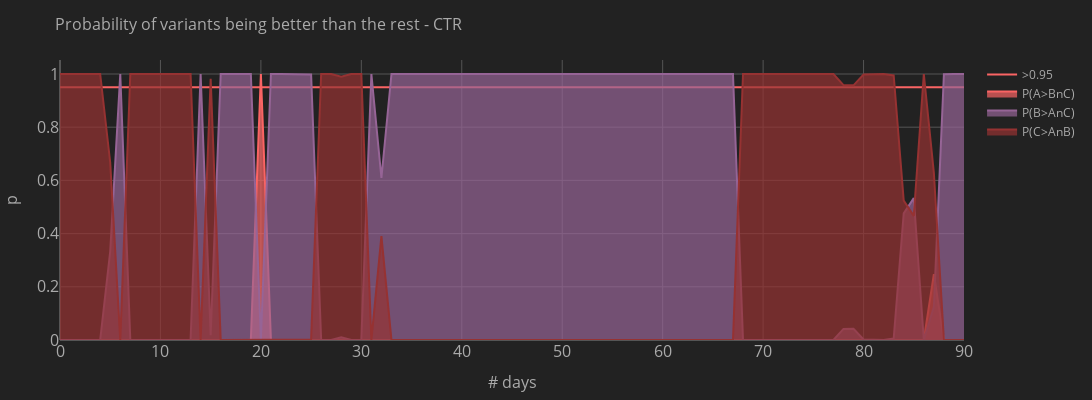
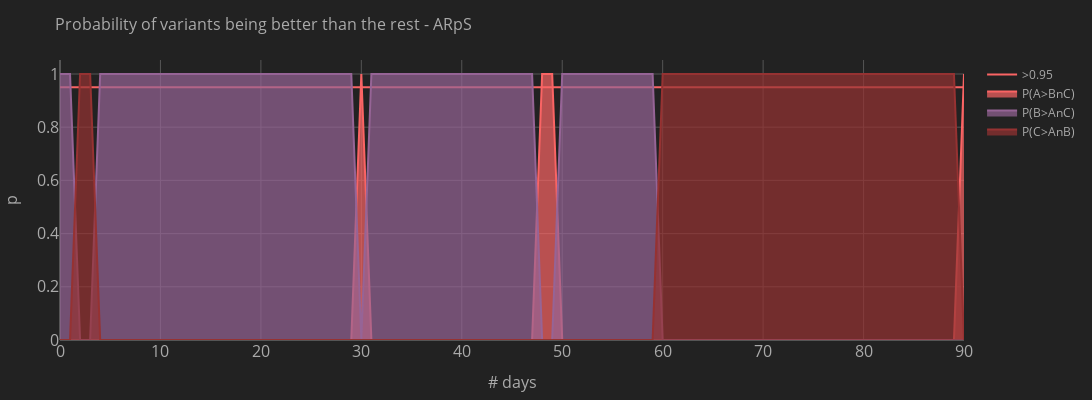

Source (notebook cell) for these figures, in order:
### Code cell
# Now we show the Bayesian probability of each variant being the best for click rate and revenue-per-send throughout the experiment
# There is a red line at 95%, to show easily when we a variant has above 95% probability of being the best, this can be changed to any desired % on line 4
# BAYES - CTR
p_data = [ plot.plot(x=list(range(df.t.iloc[-1]+1)), y=(df.t.iloc[-1]+1)*[0.95], color=0, opacity=1, fill=None, linewidth=3, name='>0.95', showlegend=True),
           plot.plot(x=df.t, y=df['P_A_b'], color=0, opacity=0.7, name='P(A>BnC)', showlegend=True),
           plot.plot(x=df.t, y=df['P_B_b'], color=1, opacity=0.7, name='P(B>AnC)', showlegend=True),
           plot.plot(x=df.t, y=df['P_C_b'], color=2, opacity=0.7, name='P(C>AnB)', showlegend=True),
           ]
layout = plot.layout(title=f'Probability of variants being better than the rest - CTR', x_label='# days', y_label='p', theme='dark', width=1200, height=400)
fig = go.Figure(data=p_data, layout=layout).show()

# BAYES - ARpS
p_data_3 = [ plot.plot(x=list(range(df.t.iloc[-1]+1)), y=(df.t.iloc[-1]+1)*[0.95], color=0, opacity=1, fill=None, linewidth=3, name='>0.95', showlegend=True),
           plot.plot(x=df.t, y=df['P_A_b_arps'], color=0, opacity=0.7, name='P(A>BnC)', showlegend=True),
           plot.plot(x=df.t, y=df['P_B_b_arps'], color=1, opacity=0.7, name='P(B>AnC)', showlegend=True),
           plot.plot(x=df.t, y=df['P_C_b_arps'], color=2, opacity=0.7, name='P(C>AnB)', showlegend=True),
           ]
layout_3 = plot.layout(title=f'Probability of variants being better than the rest - ARpS', x_label='# days', y_label='p', theme='dark', width=1200, height=400)
fig_3 = go.Figure(data=p_data_3, layout=layout_3).show()

### Figure 1 — Plotly figure (JSON) as saved in the notebook; plotly's stock layout.template omitted (floating-point values rounded to 4 significant figures)
{"data": [{"fillcolor": "rgba(250, 100, 100, 1)", "marker": {"color": "rgba(250, 100, 100, 1.3)", "line": {"color": "rgba(250, 100, 100, 1)", "width": 3}, "opacity": 1, "size": 10, "symbol": "circle"}, "name": ">0.95", "showlegend": true, "type": "scatter", "x": [0, 1, 2, 3, 4, 5, 6, 7, 8, 9, 10, 11, 12, 13, 14, 15, 16, 17, 18, 19, 20, 21, 22, 23, 24, 25, 26, 27, 28, 29, 30, 31, 32, 33, 34, 35, 36, 37, 38, 39, 40, 41, 42, 43, 44, 45, 46, 47, 48, 49, 50, 51, 52, 53, 54, 55, 56, 57, 58, 59, 60, 61, 62, 63, 64, 65, 66, 67, 68, 69, 70, 71, 72, 73, 74, 75, 76, 77, 78, 79, 80, 81, 82, 83, 84, 85, 86, 87, 88, 89, 90], "y": [0.95, 0.95, 0.95, 0.95, 0.95, 0.95, 0.95, 0.95, 0.95, 0.95, 0.95, 0.95, 0.95, 0.95, 0.95, 0.95, 0.95, 0.95, 0.95, 0.95, 0.95, 0.95, 0.95, 0.95, 0.95, 0.95, 0.95, 0.95, 0.95, 0.95, 0.95, 0.95, 0.95, 0.95, 0.95, 0.95, 0.95, 0.95, 0.95, 0.95, 0.95, 0.95, 0.95, 0.95, 0.95, 0.95, 0.95, 0.95, 0.95, 0.95, 0.95, 0.95, 0.95, 0.95, 0.95, 0.95, 0.95, 0.95, 0.95, 0.95, 0.95, 0.95, 0.95, 0.95, 0.95, 0.95, 0.95, 0.95, 0.95, 0.95, 0.95, 0.95, 0.95, 0.95, 0.95, 0.95, 0.95, 0.95, 0.95, 0.95, 0.95, 0.95, 0.95, 0.95, 0.95, 0.95, 0.95, 0.95, 0.95, 0.95, 0.95]}, {"fill": "tozeroy", "fillcolor": "rgba(250, 100, 100, 0.7)", "marker": {"color": "rgba(250, 100, 100, 1.0)", "line": {"color": "rgba(250, 100, 100, 0.7)", "width": 1}, "opacity": 0.7, "size": 10, "symbol": "circle"}, "name": "P(A>BnC)", "showlegend": true, "type": "scatter", "x": [0, 1, 2, 3, 4, 5, 6, 7, 8, 9, 10, 11, 12, 13, 14, 15, 16, 17, 18, 19, 20, 21, 22, 23, 24, 25, 26, 27, 28, 29, 30, 31, 32, 33, 34, 35, 36, 37, 38, 39, 40, 41, 42, 43, 44, 45, 46, 47, 48, 49, 50, 51, 52, 53, 54, 55, 56, 57, 58, 59, 60, 61, 62, 63, 64, 65, 66, 67, 68, 69, 70, 71, 72, 73, 74, 75, 76, 77, 78, 79, 80, 81, 82, 83, 84, 85, 86, 87, 88, 89, 90], "y": [0, 0, 0, 0, 0, 0, 0, 0, 0, 0, 0, 0, 0, 0, 0, 0, 0, 0, 0, 0, 1, 0, 0, 0, 0.0005, 0, 0, 0, 0.0001, 0, 0, 0, 0, 0, 0, 0, 0, 0, 0, 0, 0, 0, 0, 0, 0, 0, 0, 0, 0, 0, 0, 0, 0, 0, 0, 0, 0, 0, 0, 0, 0, 0, 0, 0, 0, 0, 0, 0, 0, 0, 0, 0, 0, 0, 0, 0, 0, 0, 0, 0, 0, 0, 0, 0, 0, 0, 0, 0.2473, 0, 0, 0]}, {"fill": "tozeroy", "fillcolor": "rgba(150, 100, 150, 0.7)", "marker": {"color": "rgba(150, 100, 150, 1.0)", "line": {"color": "rgba(150, 100, 150, 0.7)", "width": 1}, "opacity": 0.7, "size": 10, "symbol": "circle"}, "name": "P(B>AnC)", "showlegend": true, "type": "scatter", "x": [0, 1, 2, 3, 4, 5, 6, 7, 8, 9, 10, 11, 12, 13, 14, 15, 16, 17, 18, 19, 20, 21, 22, 23, 24, 25, 26, 27, 28, 29, 30, 31, 32, 33, 34, 35, 36, 37, 38, 39, 40, 41, 42, 43, 44, 45, 46, 47, 48, 49, 50, 51, 52, 53, 54, 55, 56, 57, 58, 59, 60, 61, 62, 63, 64, 65, 66, 67, 68, 69, 70, 71, 72, 73, 74, 75, 76, 77, 78, 79, 80, 81, 82, 83, 84, 85, 86, 87, 88, 89, 90], "y": [0, 0, 0, 0, 0, 0.3334, 1, 0, 0, 0, 0, 0, 0, 0.0003, 1, 0.0177, 1, 1, 1, 1, 0, 1, 1, 1, 0.9995, 0.998, 0, 0, 0.0102, 0, 0.0001, 1, 0.6091, 1, 1, 1, 1, 1, 1, 1, 1, 1, 1, 1, 1, 1, 1, 1, 1, 1, 1, 1, 1, 1, 1, 1, 1, 1, 1, 1, 1, 1, 1, 1, 1, 1, 1, 1, 0, 0.0001, 0, 0, 0, 0, 0, 0, 0, 0, 0.0418, 0.0425, 0.002, 0, 0, 0.0053, 0.476, 0.5334, 0, 0.1244, 0.9991, 1, 1]}, {"fill": "tozeroy", "fillcolor": "rgba(150, 50, 50, 0.7)", "marker": {"color": "rgba(150, 50, 50, 1.0)", "line": {"color": "rgba(150, 50, 50, 0.7)", "width": 1}, "opacity": 0.7, "size": 10, "symbol": "circle"}, "name": "P(C>AnB)", "showlegend": true, "type": "scatter", "x": [0, 1, 2, 3, 4, 5, 6, 7, 8, 9, 10, 11, 12, 13, 14, 15, 16, 17, 18, 19, 20, 21, 22, 23, 24, 25, 26, 27, 28, 29, 30, 31, 32, 33, 34, 35, 36, 37, 38, 39, 40, 41, 42, 43, 44, 45, 46, 47, 48, 49, 50, 51, 52, 53, 54, 55, 56, 57, 58, 59, 60, 61, 62, 63, 64, 65, 66, 67, 68, 69, 70, 71, 72, 73, 74, 75, 76, 77, 78, 79, 80, 81, 82, 83, 84, 85, 86, 87, 88, 89, 90], "y": [1, 1, 1, 1, 1, 0.6666, 0, 1, 1, 1, 1, 1, 1, 0.9997, 0, 0.9823, 0, 0, 0, 0, 0, 0, 0, 0, 0, 0.002, 1, 1, 0.9897, 1, 0.9999, 0, 0.3909, 0, 0, 0, 0, 0, 0, 0, 0, 0, 0, 0, 0, 0, 0, 0, 0, 0, 0, 0, 0, 0, 0, 0, 0, 0, 0, 0, 0, 0, 0, 0, 0, 0, 0, 0, 1, 0.9999, 1, 1, 1, 1, 1, 1, 1, 1, 0.9582, 0.9575, 0.998, 1, 1, 0.9947, 0.524, 0.4666, 1, 0.6283, 0.0009, 0, 0]}], "layout": {"autosize": true, "height": 400, "legend": {"font": {"color": "#AAAAAA"}}, "margin": {"b": 60, "l": 60, "pad": 0, "r": 60, "t": 60}, "paper_bgcolor": "#222222", "plot_bgcolor": "#222222", "scene": {"camera": {"center": {"x": 0, "y": 0, "z": 0}, "eye": {"x": 0.7, "y": 0.7, "z": 0.7}, "up": {"x": 0, "y": 0, "z": 1}}, "xaxis": {"showbackground": false, "showgrid": false, "showline": false, "showticklabels": false, "title": {"text": ""}, "zeroline": true}, "yaxis": {"showbackground": false, "showgrid": false, "showline": false, "showticklabels": false, "title": {"text": ""}, "zeroline": true}, "zaxis": {"showbackground": false, "showgrid": false, "showline": false, "showticklabels": false, "title": {"text": ""}, "zeroline": true}}, "title": {"font": {"color": "#AAAAAA", "size": 16}, "text": "Probability of variants being better than the rest - CTR"}, "width": 1200, "xaxis": {"color": "#AAAAAA", "gridcolor": "#555555", "tickfont": {"size": 16}, "title": {"font": {"color": "#AAAAAA", "size": 16}, "text": "# days"}, "zerolinecolor": "#555555"}, "yaxis": {"color": "#AAAAAA", "gridcolor": "#555555", "tickfont": {"size": 16}, "title": {"font": {"color": "#AAAAAA", "size": 16}, "text": "p"}, "zerolinecolor": "#555555"}}}

### Figure 2 — Plotly figure (JSON) as saved in the notebook; plotly's stock layout.template omitted (floating-point values rounded to 4 significant figures)
{"data": [{"fillcolor": "rgba(250, 100, 100, 1)", "marker": {"color": "rgba(250, 100, 100, 1.3)", "line": {"color": "rgba(250, 100, 100, 1)", "width": 3}, "opacity": 1, "size": 10, "symbol": "circle"}, "name": ">0.95", "showlegend": true, "type": "scatter", "x": [0, 1, 2, 3, 4, 5, 6, 7, 8, 9, 10, 11, 12, 13, 14, 15, 16, 17, 18, 19, 20, 21, 22, 23, 24, 25, 26, 27, 28, 29, 30, 31, 32, 33, 34, 35, 36, 37, 38, 39, 40, 41, 42, 43, 44, 45, 46, 47, 48, 49, 50, 51, 52, 53, 54, 55, 56, 57, 58, 59, 60, 61, 62, 63, 64, 65, 66, 67, 68, 69, 70, 71, 72, 73, 74, 75, 76, 77, 78, 79, 80, 81, 82, 83, 84, 85, 86, 87, 88, 89, 90], "y": [0.95, 0.95, 0.95, 0.95, 0.95, 0.95, 0.95, 0.95, 0.95, 0.95, 0.95, 0.95, 0.95, 0.95, 0.95, 0.95, 0.95, 0.95, 0.95, 0.95, 0.95, 0.95, 0.95, 0.95, 0.95, 0.95, 0.95, 0.95, 0.95, 0.95, 0.95, 0.95, 0.95, 0.95, 0.95, 0.95, 0.95, 0.95, 0.95, 0.95, 0.95, 0.95, 0.95, 0.95, 0.95, 0.95, 0.95, 0.95, 0.95, 0.95, 0.95, 0.95, 0.95, 0.95, 0.95, 0.95, 0.95, 0.95, 0.95, 0.95, 0.95, 0.95, 0.95, 0.95, 0.95, 0.95, 0.95, 0.95, 0.95, 0.95, 0.95, 0.95, 0.95, 0.95, 0.95, 0.95, 0.95, 0.95, 0.95, 0.95, 0.95, 0.95, 0.95, 0.95, 0.95, 0.95, 0.95, 0.95, 0.95, 0.95, 0.95]}, {"fill": "tozeroy", "fillcolor": "rgba(250, 100, 100, 0.7)", "marker": {"color": "rgba(250, 100, 100, 1.0)", "line": {"color": "rgba(250, 100, 100, 0.7)", "width": 1}, "opacity": 0.7, "size": 10, "symbol": "circle"}, "name": "P(A>BnC)", "showlegend": true, "type": "scatter", "x": [0, 1, 2, 3, 4, 5, 6, 7, 8, 9, 10, 11, 12, 13, 14, 15, 16, 17, 18, 19, 20, 21, 22, 23, 24, 25, 26, 27, 28, 29, 30, 31, 32, 33, 34, 35, 36, 37, 38, 39, 40, 41, 42, 43, 44, 45, 46, 47, 48, 49, 50, 51, 52, 53, 54, 55, 56, 57, 58, 59, 60, 61, 62, 63, 64, 65, 66, 67, 68, 69, 70, 71, 72, 73, 74, 75, 76, 77, 78, 79, 80, 81, 82, 83, 84, 85, 86, 87, 88, 89, 90], "y": [0, 0, 0, 0, 0, 0, 0, 0, 0, 0, 0, 0, 0, 0, 0, 0, 0, 0, 0, 0, 0, 0, 0, 0, 0, 0, 0, 0, 0, 0, 1, 0, 0, 0, 0, 0, 0, 0, 0, 0, 0, 0, 0, 0, 0, 0, 0, 0, 1, 1, 0, 0, 0, 0, 0, 0, 0, 0, 0, 0, 0, 0, 0, 0, 0, 0, 0, 0, 0, 0, 0, 0, 0, 0, 0, 0, 0, 0, 0, 0, 0, 0, 0, 0, 0, 0, 0, 0, 0, 0, 1]}, {"fill": "tozeroy", "fillcolor": "rgba(150, 100, 150, 0.7)", "marker": {"color": "rgba(150, 100, 150, 1.0)", "line": {"color": "rgba(150, 100, 150, 0.7)", "width": 1}, "opacity": 0.7, "size": 10, "symbol": "circle"}, "name": "P(B>AnC)", "showlegend": true, "type": "scatter", "x": [0, 1, 2, 3, 4, 5, 6, 7, 8, 9, 10, 11, 12, 13, 14, 15, 16, 17, 18, 19, 20, 21, 22, 23, 24, 25, 26, 27, 28, 29, 30, 31, 32, 33, 34, 35, 36, 37, 38, 39, 40, 41, 42, 43, 44, 45, 46, 47, 48, 49, 50, 51, 52, 53, 54, 55, 56, 57, 58, 59, 60, 61, 62, 63, 64, 65, 66, 67, 68, 69, 70, 71, 72, 73, 74, 75, 76, 77, 78, 79, 80, 81, 82, 83, 84, 85, 86, 87, 88, 89, 90], "y": [1, 1, 0, 0, 1, 1, 1, 1, 1, 1, 1, 1, 1, 1, 1, 1, 1, 1, 1, 1, 1, 1, 1, 1, 1, 1, 1, 1, 1, 1, 0, 1, 1, 1, 1, 1, 1, 1, 1, 1, 1, 1, 1, 1, 1, 1, 1, 1, 0, 0, 1, 1, 1, 1, 1, 1, 1, 1, 1, 1, 0, 0, 0, 0, 0, 0, 0, 0, 0, 0, 0, 0, 0, 0, 0, 0, 0, 0, 0, 0, 0, 0, 0, 0, 0, 0, 0, 0, 0, 0, 0]}, {"fill": "tozeroy", "fillcolor": "rgba(150, 50, 50, 0.7)", "marker": {"color": "rgba(150, 50, 50, 1.0)", "line": {"color": "rgba(150, 50, 50, 0.7)", "width": 1}, "opacity": 0.7, "size": 10, "symbol": "circle"}, "name": "P(C>AnB)", "showlegend": true, "type": "scatter", "x": [0, 1, 2, 3, 4, 5, 6, 7, 8, 9, 10, 11, 12, 13, 14, 15, 16, 17, 18, 19, 20, 21, 22, 23, 24, 25, 26, 27, 28, 29, 30, 31, 32, 33, 34, 35, 36, 37, 38, 39, 40, 41, 42, 43, 44, 45, 46, 47, 48, 49, 50, 51, 52, 53, 54, 55, 56, 57, 58, 59, 60, 61, 62, 63, 64, 65, 66, 67, 68, 69, 70, 71, 72, 73, 74, 75, 76, 77, 78, 79, 80, 81, 82, 83, 84, 85, 86, 87, 88, 89, 90], "y": [0, 0, 1, 1, 0, 0, 0, 0, 0, 0, 0, 0, 0, 0, 0, 0, 0, 0, 0, 0, 0, 0, 0, 0, 0, 0, 0, 0, 0, 0, 0, 0, 0, 0, 0, 0, 0, 0, 0, 0, 0, 0, 0, 0, 0, 0, 0, 0, 0, 0, 0, 0, 0, 0, 0, 0, 0, 0, 0, 0, 1, 1, 1, 1, 1, 1, 1, 1, 1, 1, 1, 1, 1, 1, 1, 1, 1, 1, 1, 1, 1, 1, 1, 1, 1, 1, 1, 1, 1, 1, 0]}], "layout": {"autosize": true, "height": 400, "legend": {"font": {"color": "#AAAAAA"}}, "margin": {"b": 60, "l": 60, "pad": 0, "r": 60, "t": 60}, "paper_bgcolor": "#222222", "plot_bgcolor": "#222222", "scene": {"camera": {"center": {"x": 0, "y": 0, "z": 0}, "eye": {"x": 0.7, "y": 0.7, "z": 0.7}, "up": {"x": 0, "y": 0, "z": 1}}, "xaxis": {"showbackground": false, "showgrid": false, "showline": false, "showticklabels": false, "title": {"text": ""}, "zeroline": true}, "yaxis": {"showbackground": false, "showgrid": false, "showline": false, "showticklabels": false, "title": {"text": ""}, "zeroline": true}, "zaxis": {"showbackground": false, "showgrid": false, "showline": false, "showticklabels": false, "title": {"text": ""}, "zeroline": true}}, "title": {"font": {"color": "#AAAAAA", "size": 16}, "text": "Probability of variants being better than the rest - ARpS"}, "width": 1200, "xaxis": {"color": "#AAAAAA", "gridcolor": "#555555", "tickfont": {"size": 16}, "title": {"font": {"color": "#AAAAAA", "size": 16}, "text": "# days"}, "zerolinecolor": "#555555"}, "yaxis": {"color": "#AAAAAA", "gridcolor": "#555555", "tickfont": {"size": 16}, "title": {"font": {"color": "#AAAAAA", "size": 16}, "text": "p"}, "zerolinecolor": "#555555"}}}
